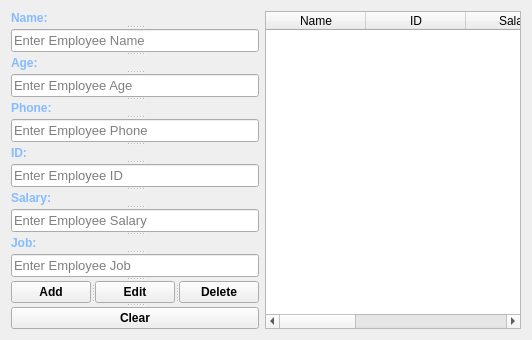
      <widget class="QWidget" name="tab_2">
       <attribute name="title">
        <string>Employees</string>
       </attribute>
       <layout class="QGridLayout" name="gridLayout_3">
        <item row="0" column="1">
         <widget class="QTableWidget" name="tableWidget_2">
          <column>
           <property name="text">
            <string>Name</string>
           </property>
          </column>
          <column>
           <property name="text">
            <string>ID</string>
           </property>
          </column>
          <column>
           <property name="text">
            <string>Salary</string>
           </property>
          </column>
          <column>
           <property name="text">
            <string>Age</string>
           </property>
          </column>
          <column>
           <property name="text">
            <string>Phone</string>
           </property>
          </column>
          <column>
           <property name="text">
            <string>Job</string>
           </property>
          </column>
         </widget>
        </item>
        <item row="0" column="0">
         <widget class="QSplitter" name="splitter_31">
          <property name="orientation">
           <enum>Qt::Vertical</enum>
          </property>
          <widget class="QSplitter" name="splitter_27">
           <property name="orientation">
            <enum>Qt::Vertical</enum>
           </property>
           <widget class="QSplitter" name="splitter_21">
            <property name="orientation">
             <enum>Qt::Vertical</enum>
            </property>
            <widget class="QLabel" name="label_8">
             <property name="font">
              <font>
               <weight>75</weight>
               <bold>true</bold>
              </font>
             </property>
             <property name="styleSheet">
              <string notr="true">color: rgb(133, 188, 255);</string>
             </property>
             <property name="text">
              <string>Name:</string>
             </property>
            </widget>
            <widget class="QLineEdit" name="lineEdit_6">
             <property name="font">
              <font>
               <pointsize>10</pointsize>
              </font>
             </property>
             <property name="placeholderText">
              <string>Enter Employee Name</string>
             </property>
            </widget>
           </widget>
           <widget class="QSplitter" name="splitter_22">
            <property name="orientation">
             <enum>Qt::Vertical</enum>
            </property>
            <widget class="QLabel" name="label_9">
             <property name="font">
              <font>
               <weight>75</weight>
               <bold>true</bold>
              </font>
             </property>
             <property name="styleSheet">
              <string notr="true">color: rgb(133, 188, 255);</string>
             </property>
             <property name="text">
              <string>Age:</string>
             </property>
            </widget>
            <widget class="QLineEdit" name="lineEdit_7">
             <property name="font">
              <font>
               <pointsize>10</pointsize>
              </font>
             </property>
             <property name="placeholderText">
              <string>Enter Employee Age</string>
             </property>
            </widget>
           </widget>
           <widget class="QSplitter" name="splitter_23">
            <property name="orientation">
             <enum>Qt::Vertical</enum>
            </property>
            <widget class="QLabel" name="label_10">
             <property name="font">
              <font>
               <weight>75</weight>
               <bold>true</bold>
              </font>
             </property>
             <property name="styleSheet">
              <string notr="true">color: rgb(133, 188, 255);</string>
             </property>
             <property name="text">
              <string>Phone:</string>
             </property>
            </widget>
            <widget class="QLineEdit" name="lineEdit_8">
             <property name="font">
              <font>
               <pointsize>10</pointsize>
              </font>
             </property>
             <property name="placeholderText">
              <string>Enter Employee Phone</string>
             </property>
            </widget>
           </widget>
           <widget class="QSplitter" name="splitter_24">
            <property name="orientation">
             <enum>Qt::Vertical</enum>
            </property>
            <widget class="QLabel" name="label_11">
             <property name="font">
              <font>
               <weight>75</weight>
               <bold>true</bold>
              </font>
             </property>
             <property name="styleSheet">
              <string notr="true">color: rgb(133, 188, 255);</string>
             </property>
             <property name="text">
              <string>ID:</string>
             </property>
            </widget>
            <widget class="QLineEdit" name="lineEdit_9">
             <property name="font">
              <font>
               <pointsize>10</pointsize>
              </font>
             </property>
             <property name="placeholderText">
              <string>Enter Employee ID</string>
             </property>
            </widget>
           </widget>
           <widget class="QSplitter" name="splitter_25">
            <property name="orientation">
             <enum>Qt::Vertical</enum>
            </property>
            <widget class="QLabel" name="label_12">
             <property name="font">
              <font>
               <weight>75</weight>
               <bold>true</bold>
              </font>
             </property>
             <property name="styleSheet">
              <string notr="true">color: rgb(133, 188, 255);</string>
             </property>
             <property name="text">
              <string>Salary:</string>
             </property>
            </widget>
            <widget class="QLineEdit" name="lineEdit_10">
             <property name="font">
              <font>
               <pointsize>10</pointsize>
              </font>
             </property>
             <property name="placeholderText">
              <string>Enter Employee Salary</string>
             </property>
            </widget>
           </widget>
           <widget class="QSplitter" name="splitter_26">
            <property name="orientation">
             <enum>Qt::Vertical</enum>
            </property>
            <widget class="QLabel" name="label_13">
             <property name="font">
              <font>
               <weight>75</weight>
               <bold>true</bold>
              </font>
             </property>
             <property name="styleSheet">
              <string notr="true">color: rgb(133, 188, 255);</string>
             </property>
             <property name="text">
              <string>Job:</string>
             </property>
            </widget>
            <widget class="QLineEdit" name="lineEdit_11">
             <property name="font">
              <font>
               <pointsize>10</pointsize>
              </font>
             </property>
             <property name="placeholderText">
              <string>Enter Employee Job</string>
             </property>
            </widget>
           </widget>
          </widget>
          <widget class="QSplitter" name="splitter_30">
           <property name="orientation">
            <enum>Qt::Vertical</enum>
           </property>
           <widget class="QSplitter" name="splitter_28">
            <property name="orientation">
             <enum>Qt::Horizontal</enum>
            </property>
            <widget class="QPushButton" name="pushButton_8">
             <property name="font">
              <font>
               <weight>75</weight>
               <bold>true</bold>
              </font>
             </property>
             <property name="text">
              <string>Add</string>
             </property>
            </widget>
            <widget class="QPushButton" name="pushButton_10">
             <property name="font">
              <font>
               <weight>75</weight>
               <bold>true</bold>
              </font>
             </property>
             <property name="text">
              <string>Edit</string>
             </property>
            </widget>
            <widget class="QPushButton" name="pushButton_7">
             <property name="font">
              <font>
               <weight>75</weight>
               <bold>true</bold>
              </font>
             </property>
             <property name="text">
              <string>Delete</string>
             </property>
            </widget>
           </widget>
           <widget class="QSplitter" name="splitter_29">
            <property name="orientation">
             <enum>Qt::Horizontal</enum>
            </property>
            <widget class="QPushButton" name="pushButton_6">
             <property name="font">
              <font>
               <weight>75</weight>
               <bold>true</bold>
              </font>
             </property>
             <property name="text">
              <string>Clear</string>
             </property>
            </widget>
           </widget>
          </widget>
         </widget>
        </item>
       </layout>
      </widget>
